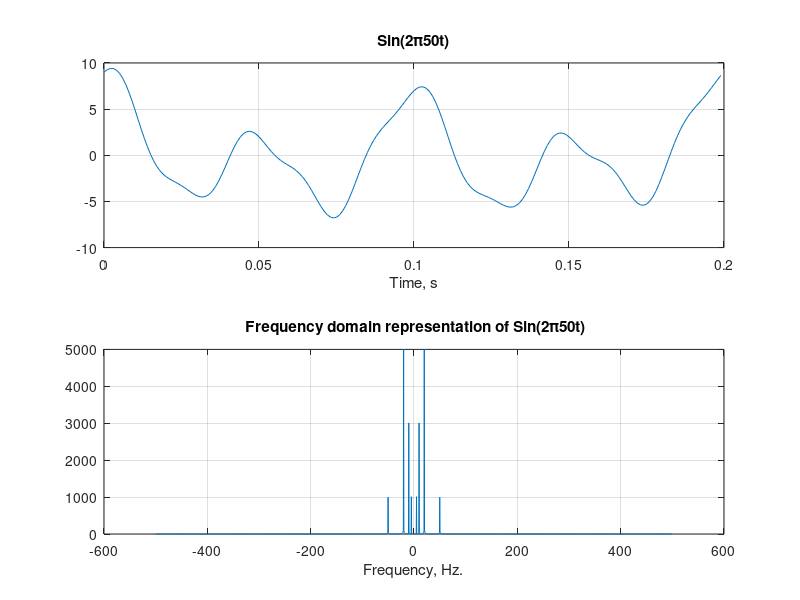

Reproduce this figure in MATLAB.
t=-1:0.001:1;
x=sin(2*pi*50*t);
g = 5*cos(pi*40*t)+3*cos(pi*20*t)+1*cos(pi*10*t)+x;
subplot(211)
plot(t(1001:1200),g(1:200))
grid
title('Sin(2\pi50t)')
xlabel('Time, s')
subplot(212)
X=abs(fft(g));
X2=fftshift(X);
f=-499.9:1000/2001:500;
plot(f,X2);
grid
title(' Frequency domain representation of Sin(2\pi50t)')
xlabel('Frequency, Hz.')
